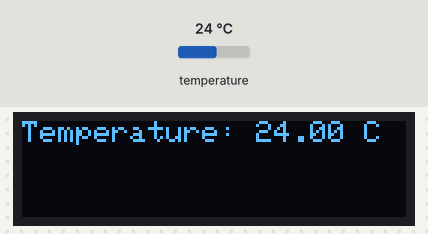
A sketch run on a simulated Arduino Uno, built with avr-gcc and run on an emulated ATmega328P. On the bench: 128×32 one-colour display. The inputs (shaded band) are chosen by the test bench; at power-on: temperature 24 °C.

Above: at 11.2 s.
11.3 s: temperature set to 12 °C
At 13.2 s:
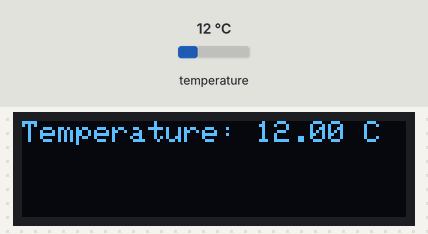
13.5 s: temperature set to 19 °C
At 15.0 s:
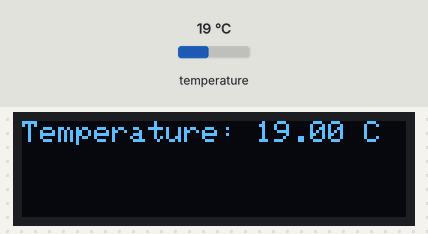
15.6 s: temperature set to 28 °C
At 16.6 s:
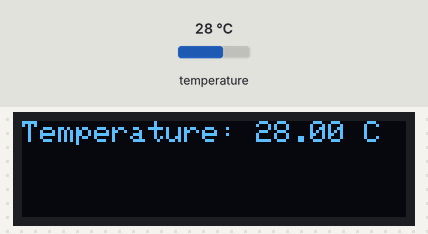
Timing chart, 0 to 18.6 s (numbered marks = the images above; inputs shaded):
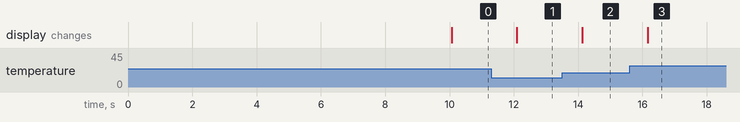

Measured:
- after the input at 11.3 s, the display: changes after 0.80 s (image 1)
- after the input at 13.5 s, the display: changes after 0.63 s (image 2)
- after the input at 15.6 s, the display: changes after 0.57 s (image 3)

The sketch:

Workbench_BMP180.ino
```cpp
#include <SPI.h>
#include <Wire.h>
#include <Adafruit_GFX.h>
#include <Adafruit_SSD1306.h>

#include <SoftwareSerial.h>

#include <Adafruit_Sensor.h>
#include <Adafruit_BMP085_U.h>

#define SCREEN_WIDTH 128 // OLED display width, in pixels
#define SCREEN_HEIGHT 32 // OLED display height, in pixels

// Declaration for an SSD1306 display connected to I2C (SDA, SCL pins)
#define OLED_RESET     4 // Reset pin # (or -1 if sharing Arduino reset pin)
Adafruit_SSD1306 display(SCREEN_WIDTH, SCREEN_HEIGHT, &Wire, OLED_RESET);

Adafruit_BMP085_Unified bmp = Adafruit_BMP085_Unified(10085);

#define WIFI
#define WIFI_BAUD 115200

#ifdef WIFI
    // Using SoftwareSerial for debugging requires an FTDI breakout to send the serial communications to putty or a serial monitor
    SoftwareSerial wifiSerial(10,11);

    #define WIFILOG(message)     wifiSerial.println(message)
    #define WIFILOGLN(message)   wifiSerial.println(message)
    #define WIFIBEGIN()          wifiSerial.begin(115200)
    #define WIFILOADWAIT()       delay(10000)
#else
    #define WIFILOG(message)
    #define WIFILOGLN(message)
    #define WIFIBEGIN()
    #define WIFILOADWAIT()
#endif


void setup() {
  Serial.begin(9600);
  WIFIBEGIN();
  // SSD1306_SWITCHCAPVCC = generate display voltage from 3.3V internally
  if(!display.begin(SSD1306_SWITCHCAPVCC, 0x3C)) { // Address 0x3C for 128x32
    Serial.println(F("SSD1306 allocation failed"));
    for(;;); // Don't proceed, loop forever
  }

  if(!bmp.begin())
  {
    // There was a problem detecting the BMP085 ... check your connections
    Serial.print("Ooops, no BMP085 detected ... Check your wiring or I2C ADDR!");
    while(1);
  }

  // Show initial display buffer contents on the screen --
  // the library initializes this with an Adafruit splash screen.
  //display.display();
  //delay(1000); // Pause for 1 second

  // Clear the buffer
  display.clearDisplay();

  display.setTextSize(1);             // Normal 1:1 pixel scale
  display.setTextColor(WHITE);        // Draw white text
  display.setCursor(0,0);             // Start at top-left corner
  display.println(F("Workbench 1.0"));
  display.println(F(""));
  display.println(F("Loading....."));
  display.display();

  WIFILOADWAIT();

}

void loop() {
    float temperature;
    bmp.getTemperature(&temperature);
    writeTemperature( temperature );

    char temp[10];
    dtostrf(temperature,1,2,temp);
    String tempString = String(temp);
    String postDataString = "temp=" + tempString;

    WIFILOGLN(postDataString);

    delay(1000);
}

void writeTemperature( float temp) {
    display.clearDisplay();

    display.setTextSize(1);             // Normal 1:1 pixel scale
    display.setTextColor(WHITE);        // Draw white text
    display.setCursor(0,0);

    display.print("Temperature: ");
    display.print(temp);
    display.println(" C");
    display.display();
}
```
